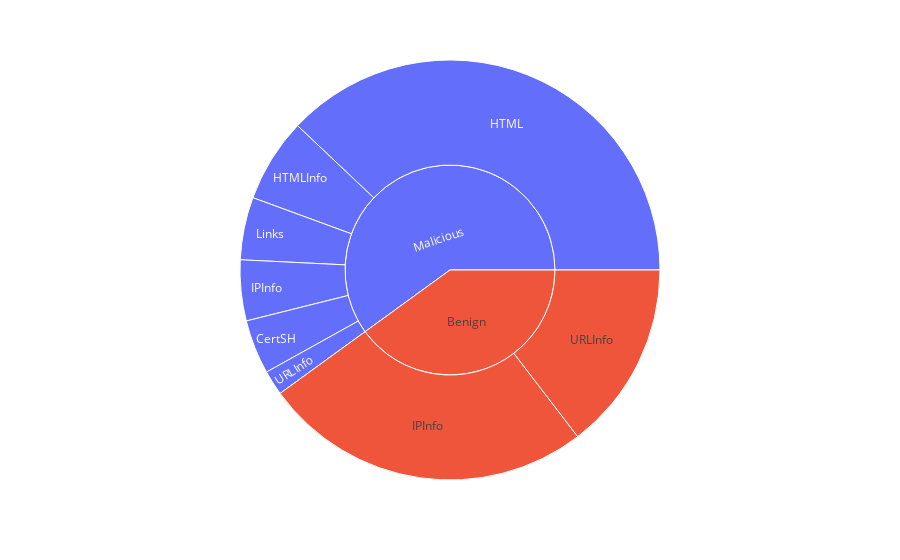

Notebook code cell kept with this figure:
### Code cell
plot_data = sunburst_expl('weighted_explanation.json', 1, sample_idx=0)

# print(plot_data)

sunburst_plot(plot_data, "")

### Figure 1 — Plotly figure (JSON) as saved in the notebook; plotly's stock layout.template omitted (floating-point values rounded to 4 significant figures)
{"data": [{"branchvalues": "total", "domain": {"x": [0, 1], "y": [0, 1]}, "hovertemplate": "label=%{label}<br>value=%{value}<br>parent=%{parent}<extra></extra>", "labels": ["IPInfo ", "organization ", "Malicious ", "HTMLInfo ", "device ", "meta contents ", "HTML ", "html ", "Links ", "links (total ", "CertSH ", "validity summary ", "URLInfo ", "submitted url ", "image srcs (total ", "common domains (domain ", "iframe srcs ", "country ", "issuer names (issuer ", "redirects (url ", "html mytoken ", "URLInfo", "tls support", "Benign", "IPInfo", "address", "region", "city"], "maxdepth": 2, "name": "", "parents": ["Malicious ", "IPInfo ", "", "Malicious ", "HTMLInfo ", "HTMLInfo ", "Malicious ", "HTML ", "Malicious ", "Links ", "Malicious ", "CertSH ", "Malicious ", "URLInfo ", "Links ", "CertSH ", "Links ", "IPInfo ", "CertSH ", "HTMLInfo ", "HTML ", "Benign", "URLInfo", "", "Benign", "IPInfo", "IPInfo", "IPInfo"], "type": "sunburst", "values": [0.04679, 0.03868, 0.6, 0.06468, 0.03308, 0.03053, 0.3794, 0.02631, 0.0482, 0.02437, 0.04178, 0.02303, 0.01919, 0.01919, 0.01354, 0.01097, 0.01029, 0.008111, 0.007772, 0.001066, 0.3531, 0.1459, 0.1459, 0.4, 0.2541, 0.122, 0.122, 0.01014]}], "layout": {"legend": {"tracegroupgap": 0}, "margin": {"t": 60}}}
